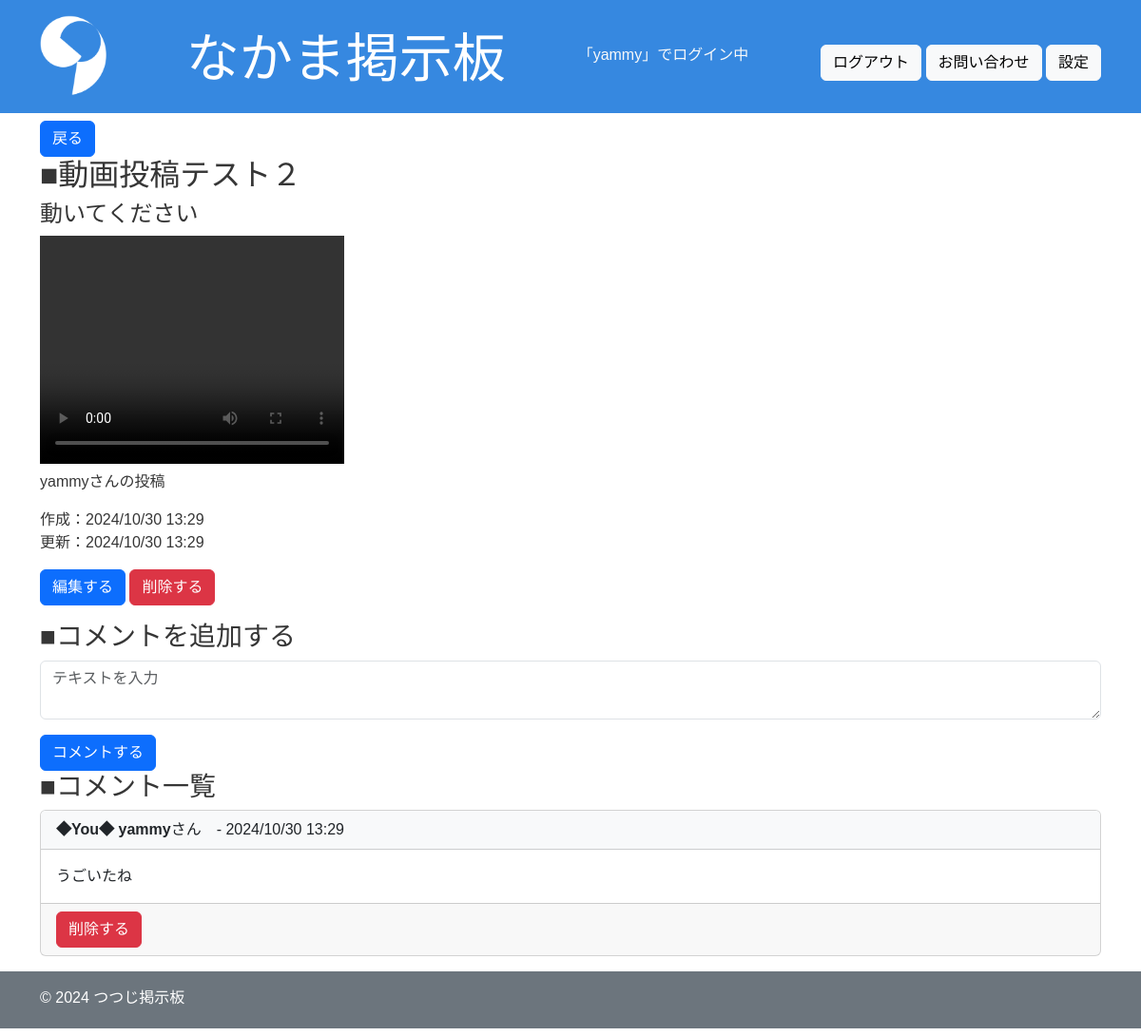
The page /show/28/ (signed in) on the database as committed earlier.
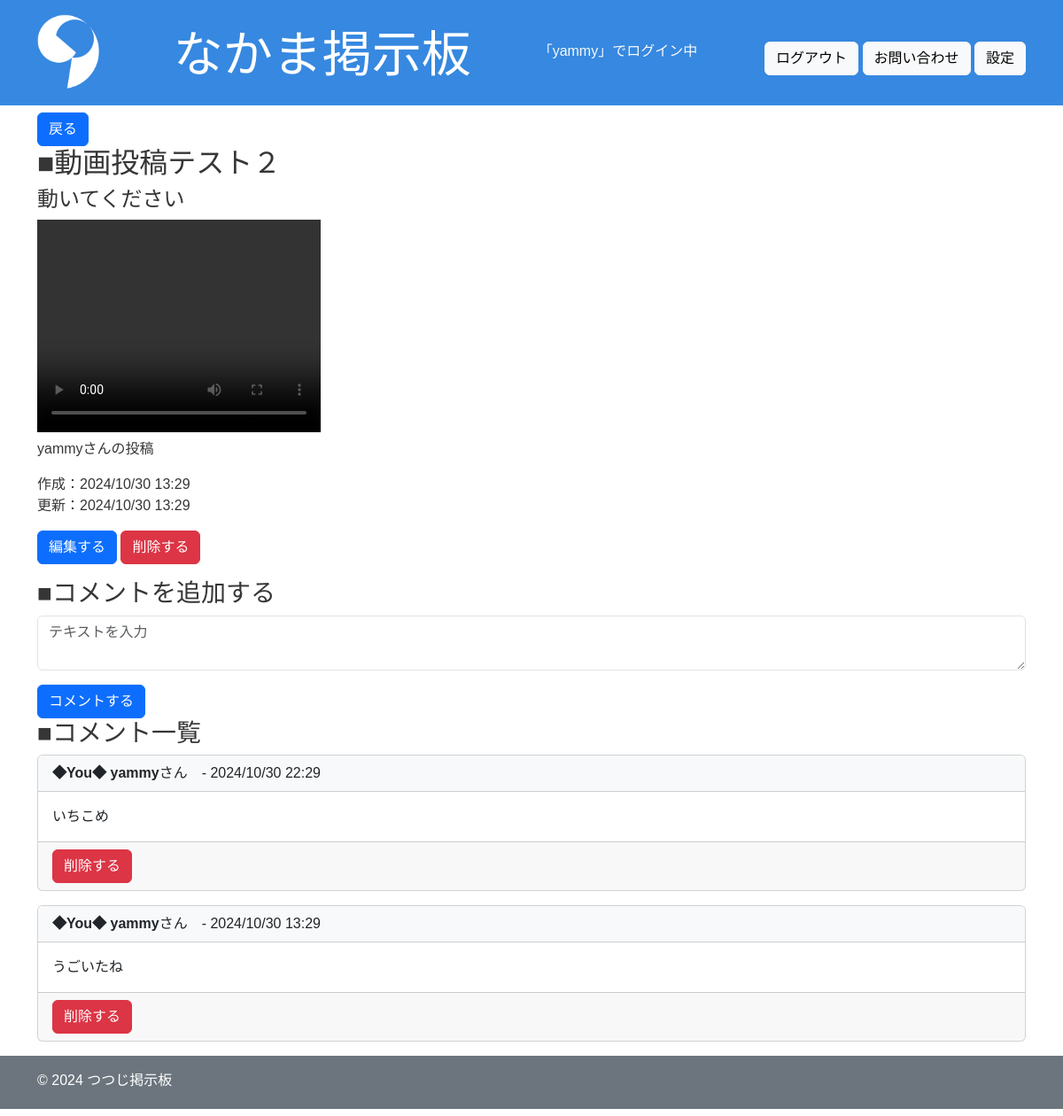
The same page on the database as committed later.
### app/models.py (models this page shows, shortened)
class Comment(models.Model):
    board = models.ForeignKey(Board, on_delete=models.CASCADE, related_name="comments")
    user = models.ForeignKey(User, on_delete=models.CASCADE, related_name="comments")
    content = models.TextField()
    created_at = models.DateTimeField(auto_now_add=True)
    updated_at = models.DateTimeField(auto_now=True)

### app/views.py (the view)
# urls.py: path("show/<int:pk>/", login_required(views.show), name = "show"),
@login_required
def show(request, pk):
    board = Board.objects.get(pk=pk)
    comments = Comment.objects.filter(board=pk).order_by("-created_at")
    comment_form = CommentForm()
    return render(request, "show.html", {"board": board, "comments": comments, "comment_form": comment_form})

### app/forms.py
class CommentForm(forms.ModelForm):
    class Meta:
        model = Comment
        fields = ["content"]

### templates/show.html (shortened to what this page needs)
{% extends "base.html" %}
{% load static %}
{% block content %}
<body class="dark">
    <section>
        <form action="{% url 'app:index' %}" method="post">
            <button type="submit" class="btn btn-primary">戻る</button>
        </form>
        <h2>■{{ board.title }}</h2>
        <h4>{{ board.content }}</h4>
        {% if board.video %}
            <video width="320" height="240" controls>
            <source src="{{ board.video.url }}" type="video/mp4">
    </video>
{% endif %}
        <p>{{ board.user }}さんの投稿</p>
        <p>
            作成：{{ board.created_at|date:"Y/m/d H:i" }}</br>
            更新：{{ board.updated_at|date:"Y/m/d H:i" }}
        </p>
        {% if request.user == board.user %}
        <div class="d-inline-block">
            <a href="{% url 'app:edit' pk=board.id %}" class="btn btn-primary">編集する</a>
        </div>
        <div class="d-inline-block">
            <form action="{% url 'app:delete' pk=board.id %}" method="post" class="d-inline" onsubmit="return confirm('本当に削除しますか？');">
                <button type="submit" class="btn btn-danger">削除する</button>
            </form>
        </div>
        {% endif %}
    </section>
    <section class="mt-3">
        <h3>■コメントを追加する</h3>
        <form action="{% url 'app:comment_create' pk=board.id %}" method="post">
            <div class="form-group mb-3">
            <textarea name="content" id="id_content" class="form-control" placeholder="テキストを入力"></textarea>
            </div>
            <button type="submit" class="btn btn-primary">コメントする</button>
        </form>
    </section>
    <section>
        <h3>■コメント一覧</h3>
        <ul class="list-unstyled">
            {% for comment in comments %}
                <li class="mb-3">
                    <div class="card">
                        <div class="card-header bg-light">
                            <strong>
                                {% if request.user == comment.user %}
                                ◆You◆
                                {% endif %}
                                {{ comment.user.username }}</strong>さん　- {{ comment.created_at|date:"Y/m/d H:i"}}
                        </div>
                        <div class="card-body">
                        <p class="card-text">{{ comment.content }}</p>
                        </div>
                        <div class="card-footer">
                            {% if request.user == comment.user %}
                                <form action="{% url 'app:comment_delete' board.pk comment.pk %}" method="post">
                                    <button type="submit" class="btn btn-danger">削除する</button>
                                </form>
                            {% endif %}
                        </div>
                    </div>
                </li>
            {% empty %}
                <li class="text-muted">コメントはまだありません。</li>
            {% endfor %}
        </ul>
    </section>
</body>
{% endblock %}

Rows that differ between the two databases and show on the page:
added Comment: shows "◆You◆", user.username "yammy", created_at "2024/10/30 22:29", content "いちこめ", shows "削除する"
